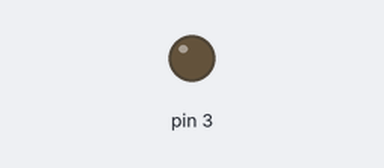
A sketch run on a simulated Arduino Uno, built with avr-gcc and run on an emulated ATmega328P. Shown: output pins drawn as LEDs (lit = HIGH). Dashed ring = blinking. At 2.0 s the program stops and its outputs stay as they are.

Above: at 0.5 s.
At 1.85 s:
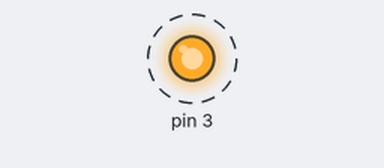
Timing chart, 0 to 3.0 s (numbered marks = the images above):
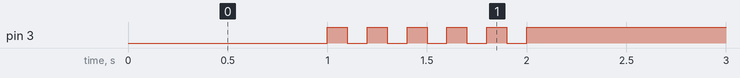

The sketch:

05_practice_2.ino
```cpp
void setup() {
  pinMode(3, OUTPUT);
}

void loop() {
  analogWrite(3, 0);
  delay(1000);
  for(int i = 0; i<5; i++){
    analogWrite(3,255);
    delay(100);
    analogWrite(3, 0);
    delay(100);
  }
  analogWrite(3, 255);
  while(1) {}
}
```

Measured:
- by itself, pin 3: alternates HIGH for 0.10 s and LOW for 0.10 s, 11 changes in all, then stays HIGH
